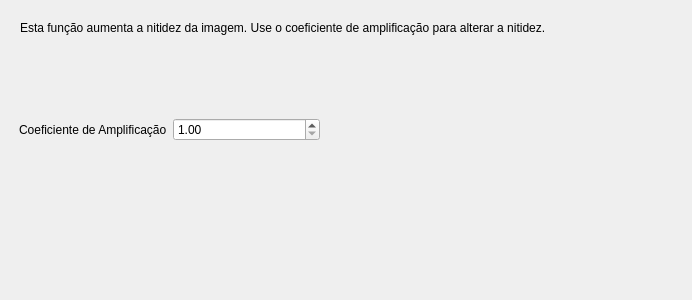
<?xml version="1.0" encoding="UTF-8"?>
<ui version="4.0">
 <class>nitidezForm</class>
 <widget class="QWidget" name="nitidezForm">
  <property name="geometry">
   <rect>
    <x>0</x>
    <y>0</y>
    <width>692</width>
    <height>300</height>
   </rect>
  </property>
  <property name="windowTitle">
   <string>Form</string>
  </property>
  <widget class="QWidget" name="horizontalLayoutWidget">
   <property name="geometry">
    <rect>
     <x>19</x>
     <y>90</y>
     <width>301</width>
     <height>80</height>
    </rect>
   </property>
   <layout class="QHBoxLayout" name="horizontalLayout">
    <item>
     <widget class="QLabel" name="label">
      <property name="text">
       <string>Coeficiente de Amplificação</string>
      </property>
     </widget>
    </item>
    <item>
     <widget class="QDoubleSpinBox" name="inputnitidezFormValue">
      <property name="minimum">
       <double>1.000000000000000</double>
      </property>
      <property name="maximum">
       <double>1000.000000000000000</double>
      </property>
     </widget>
    </item>
   </layout>
  </widget>
  <widget class="QLabel" name="label_2">
   <property name="geometry">
    <rect>
     <x>20</x>
     <y>20</y>
     <width>531</width>
     <height>16</height>
    </rect>
   </property>
   <property name="text">
    <string>Esta função aumenta a nitidez da imagem. Use o coeficiente de amplificação para alterar a nitidez.</string>
   </property>
  </widget>
 </widget>
 <resources/>
 <connections/>
</ui>
